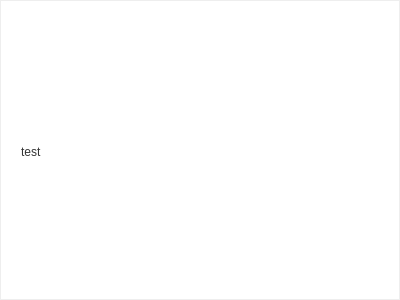
<?xml version="1.0" encoding="UTF-8"?>
<ui version="4.0">
 <class>MessageDialog</class>
 <widget class="QDialog" name="MessageDialog">
  <property name="geometry">
   <rect>
    <x>0</x>
    <y>0</y>
    <width>400</width>
    <height>300</height>
   </rect>
  </property>
  <property name="windowTitle">
   <string>Dialog</string>
  </property>
  <layout class="QVBoxLayout" name="main_layout">
   <property name="spacing">
    <number>0</number>
   </property>
   <property name="leftMargin">
    <number>0</number>
   </property>
   <property name="topMargin">
    <number>0</number>
   </property>
   <property name="rightMargin">
    <number>0</number>
   </property>
   <property name="bottomMargin">
    <number>0</number>
   </property>
   <item>
    <widget class="QFrame" name="message_dialog_frame">
     <property name="styleSheet">
      <string notr="true">#message_dialog_frame{background: white; border: 1px solid #eeeeee;}</string>
     </property>
     <property name="frameShape">
      <enum>QFrame::StyledPanel</enum>
     </property>
     <property name="frameShadow">
      <enum>QFrame::Raised</enum>
     </property>
     <layout class="QVBoxLayout" name="verticalLayout_2">
      <property name="spacing">
       <number>0</number>
      </property>
      <property name="leftMargin">
       <number>0</number>
      </property>
      <property name="topMargin">
       <number>0</number>
      </property>
      <property name="rightMargin">
       <number>0</number>
      </property>
      <property name="bottomMargin">
       <number>0</number>
      </property>
      <item>
       <widget class="QWidget" name="message_dialog_titlebar" native="true">
        <property name="minimumSize">
         <size>
          <width>0</width>
          <height>50</height>
         </size>
        </property>
        <property name="maximumSize">
         <size>
          <width>16777215</width>
          <height>50</height>
         </size>
        </property>
        <layout class="QHBoxLayout" name="titlebar_layout">
         <property name="spacing">
          <number>0</number>
         </property>
         <property name="leftMargin">
          <number>0</number>
         </property>
         <property name="topMargin">
          <number>0</number>
         </property>
         <property name="rightMargin">
          <number>0</number>
         </property>
         <property name="bottomMargin">
          <number>0</number>
         </property>
        </layout>
       </widget>
      </item>
      <item>
       <widget class="QWidget" name="message_dialog_content" native="true">
        <layout class="QVBoxLayout" name="verticalLayout">
         <property name="leftMargin">
          <number>20</number>
         </property>
         <property name="topMargin">
          <number>20</number>
         </property>
         <property name="rightMargin">
          <number>20</number>
         </property>
         <property name="bottomMargin">
          <number>20</number>
         </property>
         <item>
          <widget class="QLabel" name="text_area">
           <property name="styleSheet">
            <string notr="true">color: rgba(0,0,0,0.8);</string>
           </property>
           <property name="text">
            <string>test</string>
           </property>
           <property name="wordWrap">
            <bool>true</bool>
           </property>
          </widget>
         </item>
         <item>
          <widget class="QWidget" name="button_area" native="true">
           <property name="minimumSize">
            <size>
             <width>0</width>
             <height>40</height>
            </size>
           </property>
           <property name="maximumSize">
            <size>
             <width>16777215</width>
             <height>40</height>
            </size>
           </property>
           <layout class="QHBoxLayout" name="button_layout">
            <property name="spacing">
             <number>10</number>
            </property>
            <property name="leftMargin">
             <number>0</number>
            </property>
            <property name="topMargin">
             <number>0</number>
            </property>
            <property name="rightMargin">
             <number>0</number>
            </property>
            <property name="bottomMargin">
             <number>0</number>
            </property>
           </layout>
          </widget>
         </item>
        </layout>
       </widget>
      </item>
     </layout>
    </widget>
   </item>
  </layout>
 </widget>
 <resources/>
 <connections/>
</ui>
